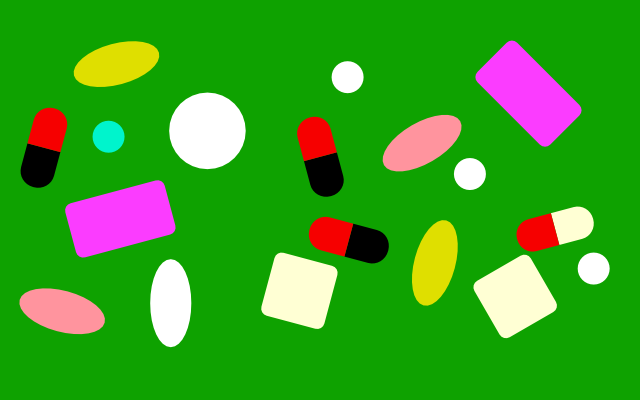
#> input picture challanges/pill-challenge/vivi/pill.png, 640 x 400 px
$ python pill_reconition.py   (Python 2 division)
#> lines starting #> are read from the running program, lines starting #| are printed output that depends on the picture; after the words box and inside, x2 and y2 are one past the last pixel; in counts of white or black regions, pixels touching at a corner belong together
#> further down, pills is the input picture: shape (400, 640, 3); mean B, G, R 33.2, 160.2, 57
#| (400, 640, 3)
import cv2
import numpy as np
def imgproc(frame):


    # convert color to gray scale and show it

    background = np.full_like(frame, 0)
    background[:,:,1] = 162
    background[:,:,2] = 14


    img = frame - background
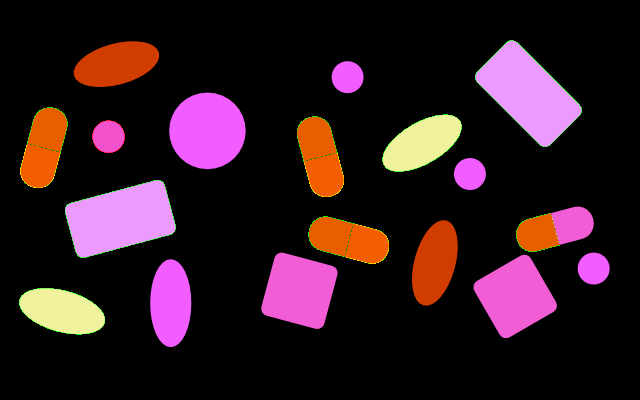
#> img: shape (400, 640, 3); mean B, G, R 33.2, 25.1, 47.8
    gray = cv2.cvtColor(img, cv2.COLOR_BGR2GRAY)
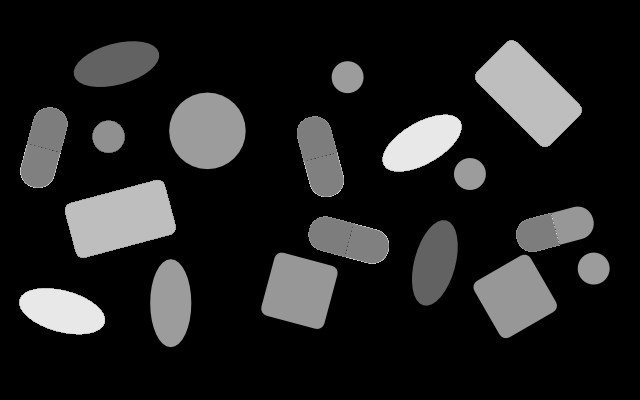
#> gray: shape (400, 640); min 0, max 232, mean 32.8

    # convert image to black and white and show it
    thresh1, thresh = cv2.threshold(gray, 10, 255, cv2.THRESH_BINARY)
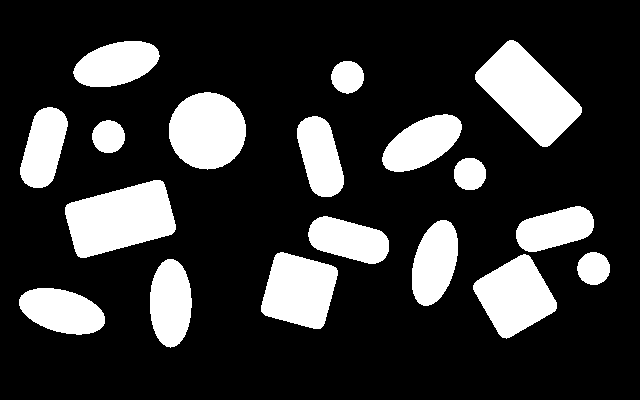
#> thresh: shape (400, 640); 20.9% white; 18 white regions

    # find contours!
    contours, hry = cv2.findContours(thresh, cv2.RETR_TREE, cv2.CHAIN_APPROX_SIMPLE)
#> contours = 18 contours; largest, box (x1, y1, x2, y2) and area: (475, 40, 582, 147) 5780, (65, 180, 176, 258) 5732, (169, 92, 246, 170) 4570, (473, 254, 557, 339) 4192, (261, 252, 338, 329) 4179; hry = 18 rows, first 6: [1, -1, -1, -1], [2, 0, -1, -1], [3, 1, -1, -1], [4, 2, -1, -1], [5, 3, -1, -1], [6, 4, -1, -1]

    # draw all the contours
    cpframe = frame.copy()
    cv2.drawContours(cpframe, contours, -1, (255,0,0), 3)
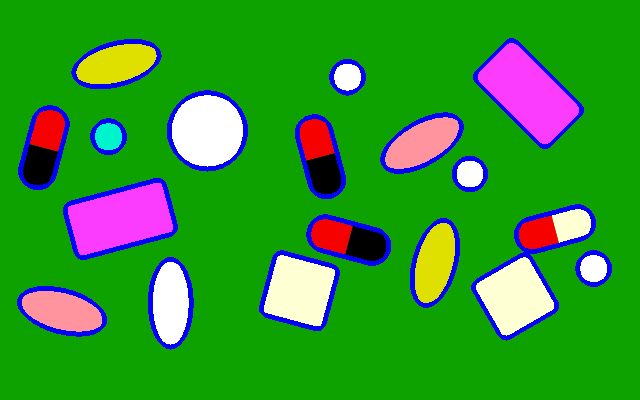
#> cpframe: shape (400, 640, 3); 6.37% of pixels changed, all inside (x1, y1, x2, y2) = (17, 38, 612, 350)
    cv2.imshow('contours', cpframe)

    # ================== TODO ===================

    # Every pill is surrounded by a contour in variable "contours" now

    # ============================================

    color = []
    colors = []
    index = 0
    print len(contours)
#| 18
    print (frame.shape, img.shape, gray.shape)
#| (400, 640, 3) (400, 640, 3) (400, 640)
    for ctr in contours:
        M = cv2.moments(ctr)
        cy = int(M['m10']/M['m00'])
        cx = int(M['m01']/M['m00'])
        area = cv2.contourArea(ctr)
        cy2 = cy + 2
        cx2 = cx + 2
        cy3 = cy - 2
        cx3 = cx - 2
        cy4 = cy + 2
        cx4 = cx - 2
        cy5 = cy - 2
        cx5 = cx + 2
        print index, frame[cx,cy,:], frame[cx2,cy2,:], frame[cx3,cy3,:], frame[cx4,cy4,:], frame[cx5,cy5,:], area
        color.append(frame[cx,cy, :])
        colors.append([frame[cx2, cy2, :], frame[cx3, cy3, :], frame[cx4, cy4, :], frame[cx5, cy5, :]])
        index += 1
#> this loop made 18 passes
#> (cy, cx, area, cy2, cx2, cy3, cx3, cy4) on passes 1 to 12: (61, 310, 2833, 63, 312, 59, 308, 63), (170, 302, 2820.5, 172, 304, 168, 300, 172), (514, 295, 4192, 516, 297, 512, 293, 516), (593, 268, 802.5, 595, 270, 591, 266, 595), (298, 290, 4179, 300, 292, 296, 288, 300), (434, 262, 2808, 436, 264, 432, 260, 436), (348, 239, 2564.5, 350, 241, 346, 237, 350), (554, 228, 2375, 556, 230, 552, 226, 556), (119, 218, 5732.5, 121, 220, 117, 216, 121), (469, 173, 787, 471, 175, 467, 171, 471), (108, 136, 806.5, 110, 138, 106, 134, 110), (319, 156, 2559.5, 321, 158, 317, 154, 321)
#| 0 [158 148 255] [158 148 255] [158 148 255] [158 148 255] [158 148 255] 2833.0
#| 1 [255 255 255] [255 255 255] [255 255 255] [255 255 255] [255 255 255] 2820.5
#| 2 [212 255 255] [212 255 255] [212 255 255] [212 255 255] [212 255 255] 4192.0
#| 3 [255 255 255] [255 255 255] [255 255 255] [255 255 255] [255 255 255] 802.5
#| 4 [212 255 255] [212 255 255] [212 255 255] [212 255 255] [212 255 255] 4179.0
#| 5 [  0 223 223] [  0 223 223] [  0 223 223] [  0 223 223] [  0 223 223] 2808.0
#| 6 [  0   5 239] [0 0 0] [  0   0 246] [0 0 0] [  0   0 246] 2564.5
#| 7 [  0   8 236] [212 255 255] [  0   0 246] [212 255 255] [  0   0 246] 2375.0
#> (further printed lines are left out)
#> after the loop, color = 18 items, first 6: [158, 148, 255], [255, 255, 255], [212, 255, 255], [255, 255, 255], [212, 255, 255], [0, 223, 223]; colors = 18 items; index = 18

    index = 0
    for ctr in contours:
        m = cv2.mean(ctr)
        org = int(m[0]), int(m[1])
        org_step = int(m[0]+10), int(m[1]+10)
        # cv2.putText(frame, "pill", org, cv2.FONT_HERSHEY_SIMPLEX, 1, (255, 0, 0), 2)
        # color[index] = [255 255 255]
        if np.array_equal(color[index], np.array([255,255,255])):
            area = cv2.contourArea(ctr)
            if area > 3000.0:
                color_str = "10"
            elif 3000.0 > area and area > 1000.0:
                color_str = "7"
            else:
                color_str = "9"
        elif np.array_equal(color[index], np.array([0,223,223])):
            color_str = '5'
        elif np.array_equal(color[index], np.array([158,148,255])):
            color_str = '6'
        elif np.array_equal(color[index], np.array([212,255,255])):
            color_str = '8'
        elif np.array_equal(color[index], np.array([255,60,251])):
            color_str = '2'
        elif np.array_equal(color[index], np.array([204,244,0])):
            color_str = '1'
        else:
            if any([np.array_equal(x, np.array([0,0,0])) for x in colors[index]]):
                color_str = '3'
                # print color2[index], color3[index], color4[index], color5[index]
            else:
                color_str = '4'

        cv2.putText(frame, color_str, org, cv2.FONT_HERSHEY_SIMPLEX, 1, (255, 0, 0), 2)
        #cv2.putText(frame, str(index), org_step, cv2.FONT_HERSHEY_SIMPLEX, 1, (0, 0, 255), 2)
        index +=1
#> this loop made 18 passes
#> (m, org, org_step, area, color_str) on passes 2, 4, 10, 15, 16: ((170.4, 302.7, 0, 0), (170, 302), (180, 312), 2820.5, '7'), ((593.4, 268.6, 0, 0), (593, 268), (603, 278), 802.5, '9'), ((470.7, 173.2, 0, 0), (470, 173), (480, 183), 787, '9'), ((207.3, 130.1, 0, 0), (207, 130), (217, 140), 4570, '10'), ((346.4, 77.65, 0, 0), (346, 77), (356, 87), 797, '9')
#> (m, org, org_step, color_str) on passes 1, 3, 5, 6, 7, 8: ((61.37, 310.8, 0, 0), (61, 310), (71, 320), '6'), ((514.9, 295.7, 0, 0), (514, 295), (524, 305), '8'), ((299.9, 288.3, 0, 0), (299, 288), (309, 298), '8'), ((434.7, 262.5, 0, 0), (434, 262), (444, 272), '5'), ((347.2, 239.6, 0, 0), (347, 239), (357, 249), '3'), ((554.6, 228, 0, 0), (554, 228), (564, 238), '4')
#> after the loop, index = 18
    return frame

if __name__ == "__main__":
    pills = cv2.imread('pill.png')
    print pills.shape
    cv2.imshow('pill challenge',imgproc(pills))
    cv2.waitKey(0)
